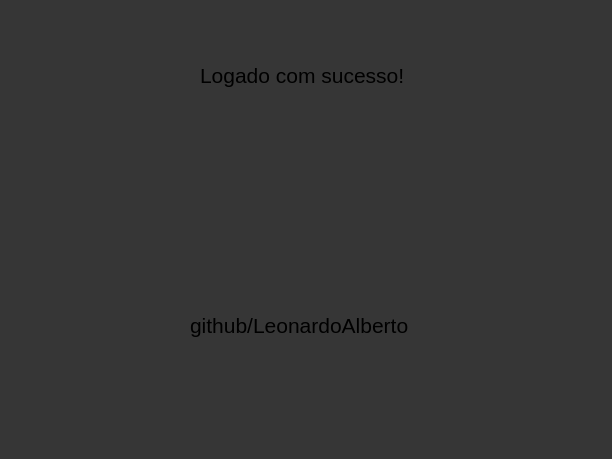
<?xml version="1.0" encoding="UTF-8"?>
<ui version="4.0">
 <class>MainWindow</class>
 <widget class="QMainWindow" name="MainWindow">
  <property name="geometry">
   <rect>
    <x>0</x>
    <y>0</y>
    <width>612</width>
    <height>459</height>
   </rect>
  </property>
  <property name="windowTitle">
   <string>MainWindow</string>
  </property>
  <property name="styleSheet">
   <string notr="true">background-color:rgb(54, 54, 54);</string>
  </property>
  <widget class="QWidget" name="centralwidget">
   <widget class="QLabel" name="label">
    <property name="geometry">
     <rect>
      <x>200</x>
      <y>30</y>
      <width>211</width>
      <height>91</height>
     </rect>
    </property>
    <property name="font">
     <font>
      <pointsize>16</pointsize>
     </font>
    </property>
    <property name="text">
     <string>Logado com sucesso!</string>
    </property>
   </widget>
   <widget class="QLabel" name="label_2">
    <property name="geometry">
     <rect>
      <x>190</x>
      <y>300</y>
      <width>241</width>
      <height>51</height>
     </rect>
    </property>
    <property name="font">
     <font>
      <pointsize>16</pointsize>
     </font>
    </property>
    <property name="text">
     <string>github/LeonardoAlberto</string>
    </property>
   </widget>
  </widget>
  <widget class="QMenuBar" name="menubar">
   <property name="geometry">
    <rect>
     <x>0</x>
     <y>0</y>
     <width>612</width>
     <height>24</height>
    </rect>
   </property>
  </widget>
  <widget class="QStatusBar" name="statusbar"/>
 </widget>
 <resources/>
 <connections/>
</ui>
